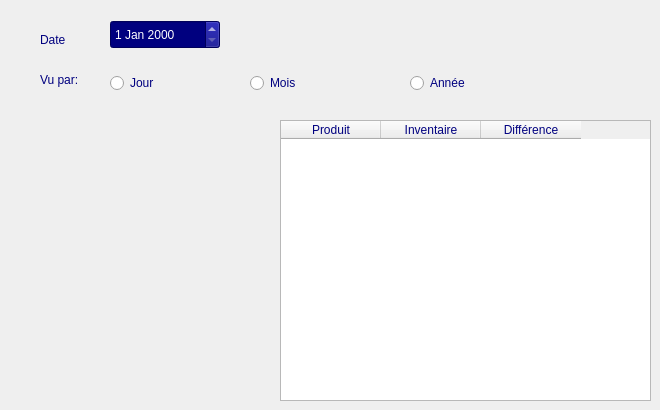
               <widget class="QWidget" name="tab_22">
                <attribute name="title">
                 <string>Prévision</string>
                </attribute>
                <widget class="QLabel" name="label_16">
                 <property name="geometry">
                  <rect>
                   <x>40</x>
                   <y>30</y>
                   <width>63</width>
                   <height>20</height>
                  </rect>
                 </property>
                 <property name="styleSheet">
                  <string notr="true">color: rgb(0, 0, 127);</string>
                 </property>
                 <property name="text">
                  <string>Date</string>
                 </property>
                </widget>
                <widget class="QDateEdit" name="dateEdit_2">
                 <property name="geometry">
                  <rect>
                   <x>110</x>
                   <y>20</y>
                   <width>110</width>
                   <height>29</height>
                  </rect>
                 </property>
                 <property name="styleSheet">
                  <string notr="true">background-color: rgb(0, 0, 127);
color: rgb(255, 255, 255);</string>
                 </property>
                </widget>
                <widget class="QLabel" name="label_17">
                 <property name="geometry">
                  <rect>
                   <x>40</x>
                   <y>70</y>
                   <width>63</width>
                   <height>20</height>
                  </rect>
                 </property>
                 <property name="styleSheet">
                  <string notr="true">color: rgb(0, 0, 127);</string>
                 </property>
                 <property name="text">
                  <string>Vu par:</string>
                 </property>
                </widget>
                <widget class="QRadioButton" name="radioButton">
                 <property name="geometry">
                  <rect>
                   <x>110</x>
                   <y>70</y>
                   <width>112</width>
                   <height>26</height>
                  </rect>
                 </property>
                 <property name="styleSheet">
                  <string notr="true">border-color: rgb(0, 0, 127);
color: rgb(0, 0, 127);</string>
                 </property>
                 <property name="text">
                  <string>Jour</string>
                 </property>
                </widget>
                <widget class="QRadioButton" name="radioButton_2">
                 <property name="geometry">
                  <rect>
                   <x>250</x>
                   <y>70</y>
                   <width>112</width>
                   <height>26</height>
                  </rect>
                 </property>
                 <property name="styleSheet">
                  <string notr="true">border-color: rgb(0, 0, 127);
color: rgb(0, 0, 127);</string>
                 </property>
                 <property name="text">
                  <string>Mois</string>
                 </property>
                </widget>
                <widget class="QRadioButton" name="radioButton_3">
                 <property name="geometry">
                  <rect>
                   <x>410</x>
                   <y>70</y>
                   <width>112</width>
                   <height>26</height>
                  </rect>
                 </property>
                 <property name="styleSheet">
                  <string notr="true">border-color: rgb(0, 0, 127);
color: rgb(0, 0, 127);</string>
                 </property>
                 <property name="text">
                  <string>Année</string>
                 </property>
                </widget>
                <widget class="QTableWidget" name="tableWidget_4">
                 <property name="geometry">
                  <rect>
                   <x>280</x>
                   <y>120</y>
                   <width>371</width>
                   <height>281</height>
                  </rect>
                 </property>
                 <property name="styleSheet">
                  <string notr="true">color: rgb(0, 0, 127);
border-color: rgb(0, 0, 127);</string>
                 </property>
                 <column>
                  <property name="text">
                   <string>Produit</string>
                  </property>
                 </column>
                 <column>
                  <property name="text">
                   <string>Inventaire</string>
                  </property>
                 </column>
                 <column>
                  <property name="text">
                   <string>Différence</string>
                  </property>
                 </column>
                </widget>
               </widget>
